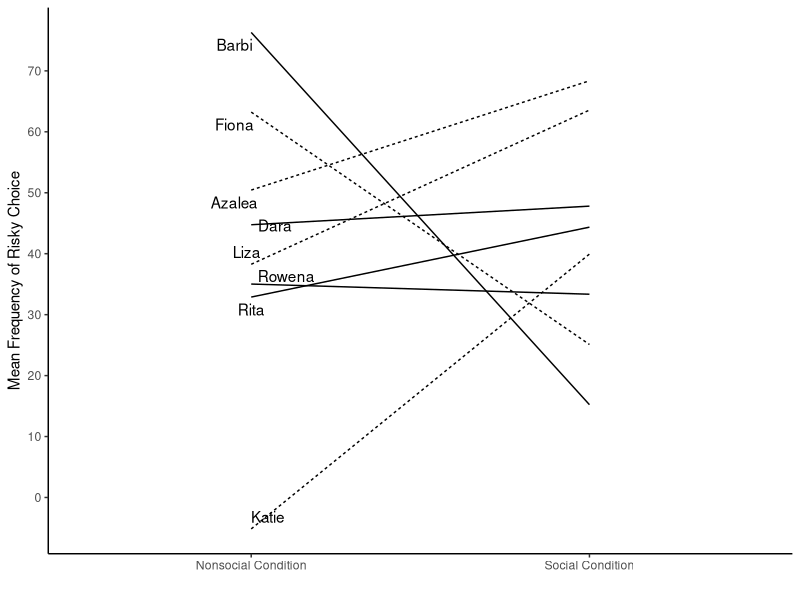
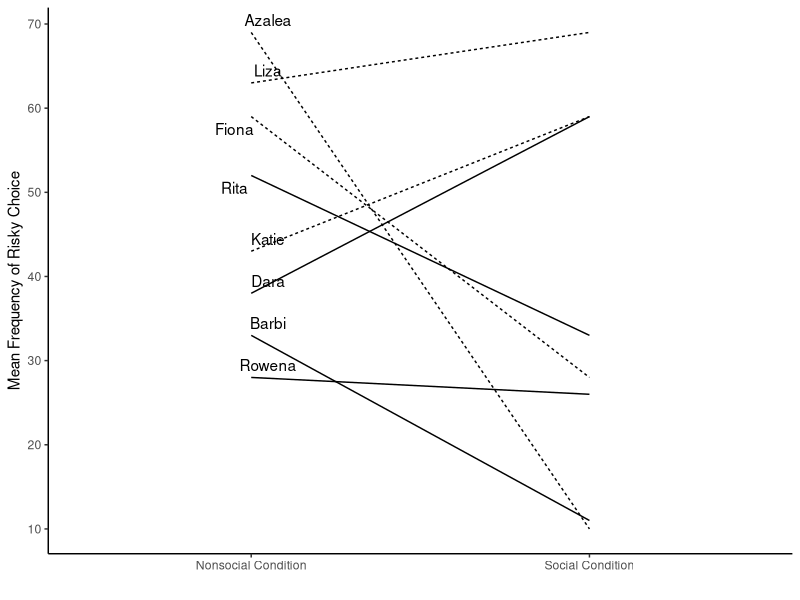
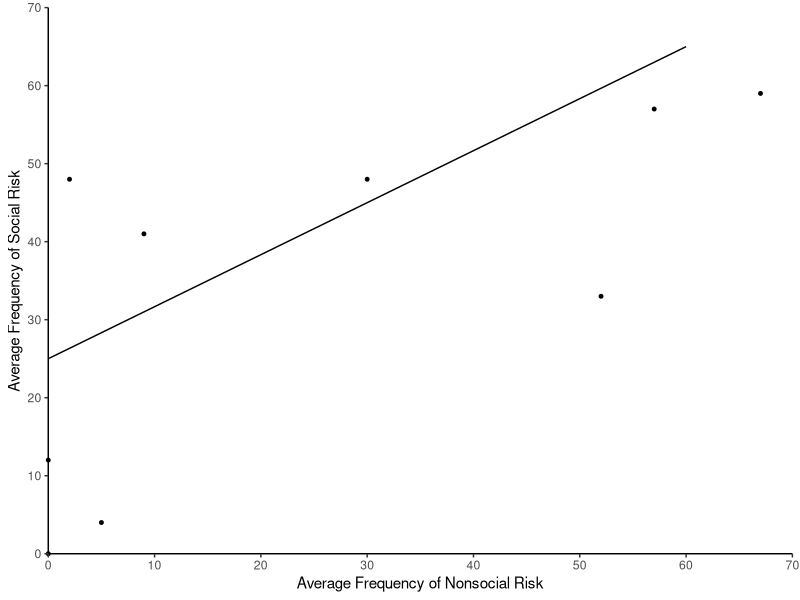
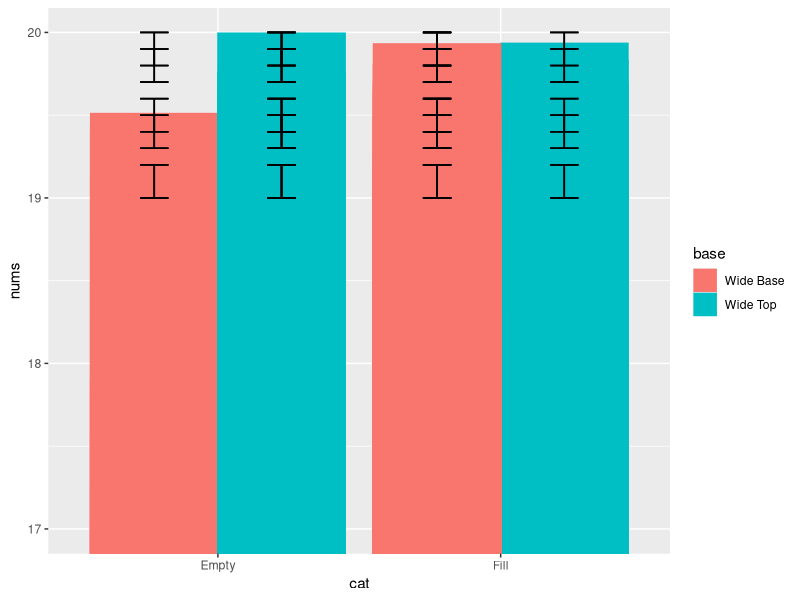
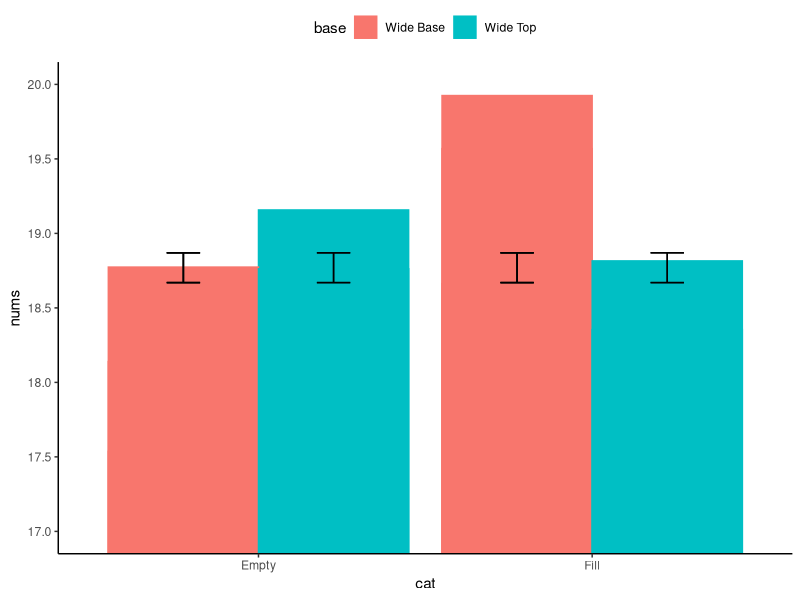

Here is the R script that generated these plots, in order:
## ---- chunk 1
knitr::opts_chunk$set(echo = TRUE)
## ---- chunk 2
#loading library to enable visualization of ggplot function use
library(ggplot2)
library(ggrepel)
## ---- chunk 3

names<-rep(c("Dara","Rita","Liza", "Azalea", "Barbi","Rowena","Katie","Fiona"), each=2)
lnames<-c("","Dara","","Rita","","Liza", "","Azalea", "","Barbi","","Rowena","","Katie","","Fiona")
mean_frequency<-rnorm(16,45,25)
condition<-rep(c("Social Condition","Nonsocial Condition"),8)
adversity<-rep(c("Adverse","Not_Adverse"),times=c(4,4))

plot_df<-data.frame(names,mean_frequency,adversity,condition)

#print(plot_df)

b<-ggplot(plot_df, aes(condition,mean_frequency,group=names,linetype=adversity))+geom_line()+geom_text_repel(label=lnames, position = "nudge")+theme_classic()

b+labs(x="",y="Mean Frequency of Risky Choice")+theme(legend.position = "none")+scale_y_continuous(breaks = pretty(0:70,n=7))
## ---- chunk 4

names<-rep(c("Dara","Rita","Liza", "Azalea", "Barbi","Rowena","Katie","Fiona"), each=2)
lnames<-c("","Dara","","Rita","","Liza", "","Azalea", "","Barbi","","Rowena","","Katie","","Fiona")
mean_frequency<-floor(runif(16,0,70))
condition<-rep(c("Social Condition","Nonsocial Condition"),8)
adversity<-rep(c("Adverse","Not_Adverse"),times=c(4,4))

plot_df<-data.frame(names,mean_frequency,adversity,condition)

#print(plot_df)

a<-ggplot(plot_df, aes(condition,mean_frequency,group=names,linetype=adversity))+geom_line()+geom_text_repel(label=lnames, position = "nudge")+theme_classic()

a+theme(legend.position = "none")+labs(x="",y="Mean Frequency of Risky Choice")+theme(legend.position = "none")+scale_y_continuous(breaks = pretty(0:70,n=7))
## ---- chunk 5
avg_nonsoc<-c(0,60)
avg_soc<-c(25,65)
ad_avg_nonsoc<-c(0,0,2,5,9,30,52,57,67)
ad_avg_soc<-c(0,12,48,4,41,48,33,57,59)
plot_da<-data.frame(avg_nonsoc,avg_soc)
plot_db<-data.frame(ad_avg_nonsoc,ad_avg_soc)

c<-ggplot(plot_da)+geom_line(mapping = aes(avg_nonsoc,avg_soc))+geom_point(data =plot_db ,x=ad_avg_nonsoc,y=ad_avg_soc, size=1)+theme_classic()+coord_cartesian(xlim = c(0,70),ylim = c(0,70),clip = "off")


c+labs(x="Average Frequency of Nonsocial Risk",y="Average Frequency of Social Risk")+scale_x_continuous(expand = c(0,0),breaks = pretty(0:70,n=7))+scale_y_continuous(expand = c(0,0),breaks = pretty(0:70,n=7))
## ---- chunk 6
nums<-runif(100,17,20)
cat<-as.factor(rep(c("Fill","Empty"),each=15,len=100))
base<-as.factor(rep(c("Wide Base","Wide Top"),each=45,len=100))
plot_dd<-data.frame(nums,cat,base)
f_mean<-rep(c(19.5,19.8,19.4,19.9,19.1),len=100)
f_se<-rep(c(.1,.1,.1,.1,.1),len=100)

ggplot(plot_dd,aes(cat,nums,group=base,color=base,fill=base))+geom_bar(stat = "identity",position = "dodge")+coord_cartesian(ylim = c(17,20))+geom_errorbar(aes(ymin=f_mean-f_se,ymax=f_mean+f_se),width=.2,position = position_dodge(width = 0.9),color="black")
## ---- chunk 7
nums<-runif(10,17,20)
cat<-as.factor(rep(c("Fill","Empty"),each=5,len=10))
base<-as.factor(rep(c("Wide Base","Wide Top"),each=3,len=10))
f_mean<-rep(mean(nums),len=10)
f_se<-rep(c(.1),len=10)
plot_dd<-data.frame(nums,cat,base,f_mean,f_se)

e<-ggplot(plot_dd,aes(cat,nums,group=base,color=base,fill=base))+geom_bar(stat = "identity",position = "dodge")+coord_cartesian(ylim = c(17,20))+geom_errorbar(aes(ymin=f_mean-f_se,ymax=f_mean+f_se),width=.2,position = position_dodge(width = 0.9),color="black")+theme_classic()

e+theme(legend.position = "top")+scale_y_continuous(breaks = pretty(17:20,n=7))
